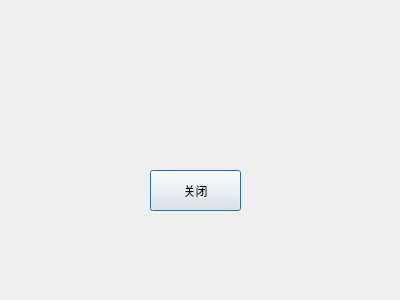
<?xml version="1.0" encoding="UTF-8"?>
<ui version="4.0">
 <class>Dialog</class>
 <widget class="QDialog" name="Dialog">
  <property name="geometry">
   <rect>
    <x>0</x>
    <y>0</y>
    <width>400</width>
    <height>300</height>
   </rect>
  </property>
  <property name="windowTitle">
   <string>Dialog</string>
  </property>
  <widget class="QPushButton" name="pushButton">
   <property name="geometry">
    <rect>
     <x>150</x>
     <y>170</y>
     <width>91</width>
     <height>41</height>
    </rect>
   </property>
   <property name="text">
    <string>关闭</string>
   </property>
  </widget>
 </widget>
 <resources/>
 <connections/>
</ui>
